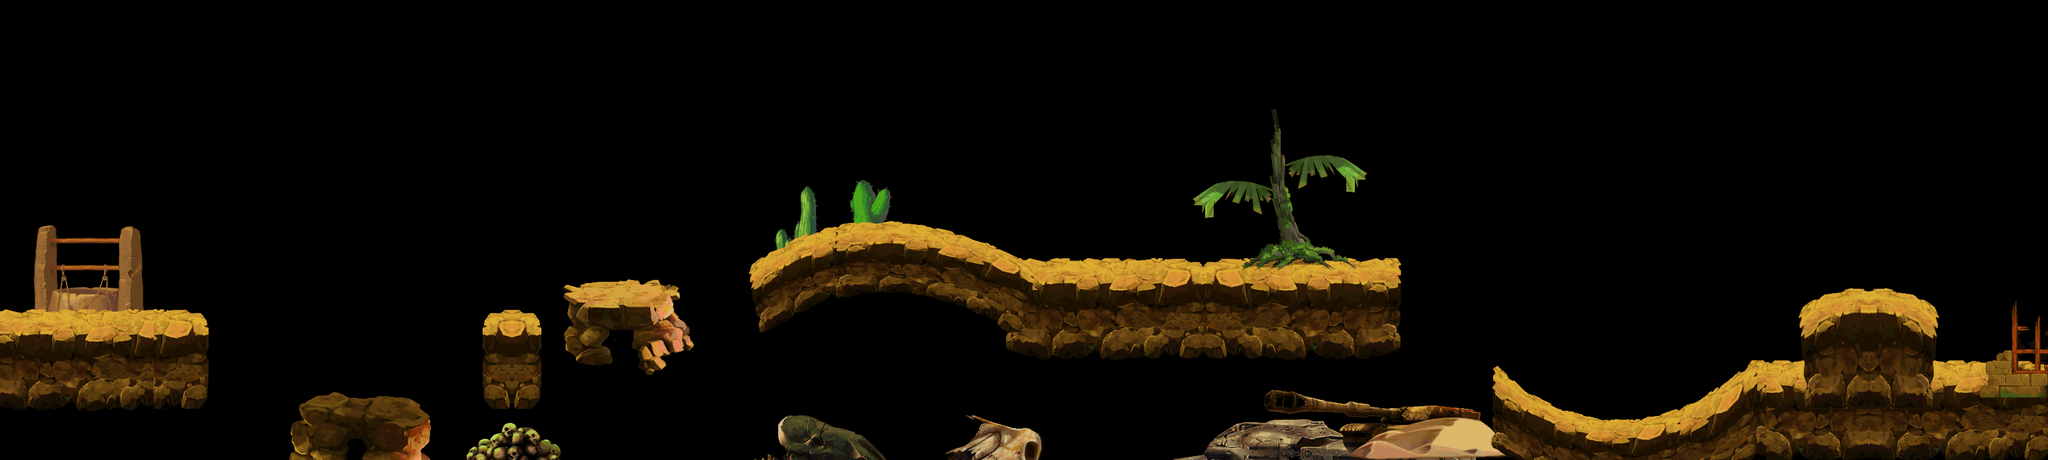

Below is a game level as drawn by its tile map, then a one-line description and the .tmx that defines it (tile-layer data replaced by summaries):
An orthogonal 80x18 tile map with 40x40 px tiles, 4 tile layers (land1, land2, land3, land4) and 51 objects.

<map version="1.0" orientation="orthogonal" width="80" height="18" tilewidth="40" tileheight="40">
 <tileset firstgid="1" name="4-1" tilewidth="40" tileheight="40">
  <image source="d-land.png" width="2025" height="1793" />
 </tileset>
 <layer name="land1" width="80" height="18">
  <data>[1440 cells, 113 non-empty, 113 distinct tile ids]</data>
 </layer>
 <layer name="land2" width="80" height="18">
  <data>[1440 cells, 364 non-empty, 194 distinct tile ids]</data>
 </layer>
 <layer name="land3" width="80" height="18">
  <data>[1440 cells, 303 non-empty, 273 distinct tile ids]</data>
 </layer>
 <layer name="land4" width="80" height="18">
  <data>[1440 cells, 36 non-empty, 36 distinct tile ids]</data>
 </layer>
 <objectgroup name="pengzhuang" width="80" height="18">
  <object x="-5" y="503" width="321" height="52" />
  <object x="480" y="638" width="170" height="46" />
  <object x="762" y="508" width="80" height="42" />
  <object x="895" y="460" width="155" height="44" />
  <object x="1618" y="422" width="564" height="56" />
  <object x="3026" y="585" width="189" height="134" />
  <object x="2747" y="585" width="68" height="58" />
  <object x="1175" y="431" width="40" height="35" />
  <object x="1215" y="403" width="104" height="38" />
  <object x="1417" y="424" width="201" height="41" />
  <object x="1320" y="359" width="96" height="40" />
  <object x="2462" y="668" width="136" height="59" />
  <object x="2887" y="467" width="71" height="41" />
  <object x="2815" y="504" width="26" height="138" />
  <object x="2997" y="504" width="29" height="139" />
  <object x="2340" y="669" width="122" height="46" />
  <object x="2598" y="669" width="147" height="40" />
  <object x="2841" y="504" width="46" height="43" />
  <object x="2958" y="504" width="39" height="51" />
 </objectgroup>
 <objectgroup name="zuobiao1" width="80" height="18">
  <object x="986" y="458">
   <properties>
    <property name="id" value="1" />
    <property name="type" value="1" />
   </properties>
  </object>
  <object x="1972" y="432">
   <properties>
    <property name="id" value="1" />
    <property name="type" value="1" />
   </properties>
  </object>
  <object x="1908" y="432">
   <properties>
    <property name="id" value="1" />
    <property name="type" value="1" />
   </properties>
  </object>
  <object x="940" y="457">
   <properties>
    <property name="id" value="1" />
    <property name="type" value="1" />
   </properties>
  </object>
  <object x="2570" y="664">
   <properties>
    <property name="id" value="1" />
    <property name="type" value="1" />
   </properties>
  </object>
 </objectgroup>
 <objectgroup name="zuobiao2" width="80" height="18">
  <object x="1847" y="420">
   <properties>
    <property name="id" value="101" />
    <property name="num" value="5" />
    <property name="range" value="100" />
    <property name="time" value="1" />
    <property name="timemax" value="12" />
    <property name="timemin" value="3" />
    <property name="z" value="0" />
   </properties>
  </object>
  <object x="238" y="504">
   <properties>
    <property name="id" value="101" />
    <property name="num" value="6" />
    <property name="range" value="20" />
    <property name="time" value="2" />
    <property name="timemax" value="12" />
    <property name="timmin" value="3" />
   </properties>
  </object>
  <object x="797" y="508">
   <properties>
    <property name="id" value="103" />
    <property name="num" value="4" />
    <property name="range" value="50" />
    <property name="time" value="6" />
    <property name="timemax" value="10" />
    <property name="timmin" value="3" />
   </properties>
  </object>
  <object x="148" y="506">
   <properties>
    <property name="id" value="111" />
    <property name="num" value="2" />
    <property name="range" value="20" />
    <property name="time" value="1" />
    <property name="timemax" value="8" />
    <property name="timmin" value="1" />
   </properties>
  </object>
  <object x="576" y="640">
   <properties>
    <property name="id" value="111" />
    <property name="num" value="2" />
    <property name="range" value="20" />
    <property name="time" value="1" />
    <property name="timemax" value="8" />
    <property name="timmin" value="1" />
   </properties>
  </object>
  <object x="1786" y="424">
   <properties>
    <property name="id" value="111" />
    <property name="num" value="2" />
    <property name="range" value="20" />
    <property name="time" value="1" />
    <property name="timemax" value="8" />
    <property name="timmin" value="1" />
   </properties>
  </object>
  <object x="455" y="100">
   <properties>
    <property name="id" value="107" />
    <property name="num" value="3" />
    <property name="range" value="0" />
    <property name="time" value="1" />
    <property name="timemax" value="12" />
    <property name="timmin" value="3" />
   </properties>
  </object>
  <object x="1085" y="109">
   <properties>
    <property name="id" value="107" />
    <property name="num" value="3" />
    <property name="range" value="0" />
    <property name="time" value="1" />
    <property name="timemax" value="12" />
    <property name="timmin" value="3" />
   </properties>
  </object>
  <object x="2127" y="97">
   <properties>
    <property name="id" value="107" />
    <property name="num" value="3" />
    <property name="range" value="0" />
    <property name="time" value="1" />
    <property name="timemax" value="12" />
    <property name="timmin" value="3" />
   </properties>
  </object>
  <object x="2882" y="94">
   <properties>
    <property name="id" value="107" />
    <property name="num" value="3" />
    <property name="range" value="0" />
    <property name="time" value="1" />
    <property name="timemax" value="12" />
    <property name="timmin" value="3" />
   </properties>
  </object>
  <object x="522" y="636">
   <properties>
    <property name="id" value="111" />
    <property name="num" value="4" />
    <property name="range" value="0" />
    <property name="time" value="1" />
    <property name="timemax" value="8" />
    <property name="timmin" value="1" />
   </properties>
  </object>
  <object x="2072" y="419">
   <properties>
    <property name="id" value="111" />
    <property name="num" value="4" />
    <property name="range" value="0" />
    <property name="time" value="1" />
    <property name="timemax" value="8" />
    <property name="timmin" value="1" />
   </properties>
  </object>
  <object x="2500" y="664">
   <properties>
    <property name="id" value="111" />
    <property name="num" value="4" />
    <property name="range" value="0" />
    <property name="time" value="1" />
    <property name="timemax" value="8" />
    <property name="timmin" value="1" />
   </properties>
  </object>
  <object x="3122" y="586">
   <properties>
    <property name="id" value="111" />
    <property name="num" value="4" />
    <property name="range" value="0" />
    <property name="time" value="1" />
    <property name="timemax" value="8" />
    <property name="timmin" value="1" />
   </properties>
  </object>
  <object x="1705" y="425">
   <properties>
    <property name="id" value="108" />
    <property name="num" value="5" />
    <property name="range" value="100" />
    <property name="time" value="1" />
    <property name="timemax" value="12" />
    <property name="timemin" value="3" />
    <property name="z" value="0" />
   </properties>
  </object>
  </objectgroup>
 <objectgroup name="zuobiao3" width="80" height="18">
  <!-- 7 objects omitted --></objectgroup>
</map>
<!-- 12 of 51 objects omitted -->
